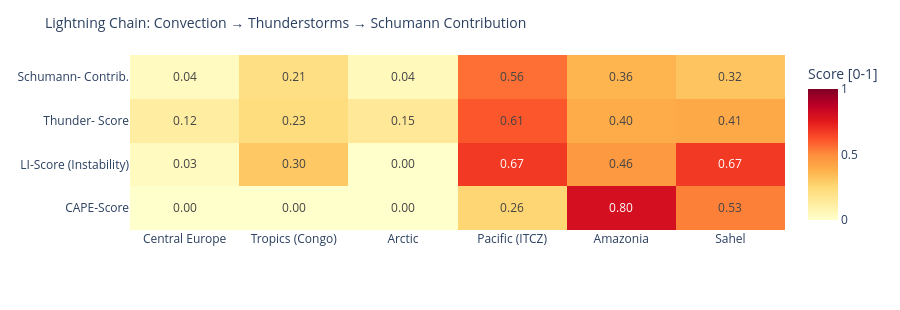

Here is the notebook cell this chart was saved with:
### Code cell
# ============================================================
# LIGHTNING CHAIN: Convection → Thunderstorms → Schumann
# Shows the causal chain per measurement point as heatmap
# ============================================================

def cape_score(v):
    """CAPE → normalized score [0,1]"""
    if v is None or pd.isna(v): return 0.0
    return min(1.0, float(v) / 3000)

def li_score(v):
    """Lifted Index: negative = unstable → score [0,1]"""
    if v is None or pd.isna(v): return 0.3
    return min(1.0, max(0.0, (-float(v) + 6) / 12))

def cloud_score(v):
    if v is None or pd.isna(v): return 0.3
    return float(v) / 100

def thunder_score(row):
    """Kombinierter Gewitterwahrscheinlichkeits-Score
    CAPE + LI + Bedeckung + WMO-Gewitter + konvektiver Niederschlag (showers)
    Hinweis: X-Ray und Kp sind kein Bestandteil – nur geomagn./solarer Kontext.
    """
    cs = cape_score(row.get('cape'))
    ls = li_score(row.get('li'))
    cl = cloud_score(row.get('cloud'))
    t  = 1.0 if row.get('thunderstorm') else 0.0
    # Convective precipitation (showers) as additional indicator
    sh = min(1.0, (row.get('showers') or 0) / 5.0)
    return round(cs * 0.30 + ls * 0.25 + cl * 0.15 + t * 0.20 + sh * 0.10, 3)

def schumann_contribution(t_score, lat):
    """Schumann contribution: higher in tropics (±30°), scaled by thunderstorm score"""
    lat_weight = max(0.3, 1.0 - abs(lat) / 60)
    return round(t_score * lat_weight, 3)

df_atm['cape_score']   = df_atm.apply(lambda r: cape_score(r['cape']), axis=1)
df_atm['li_score']     = df_atm.apply(lambda r: li_score(r['li']),    axis=1)
df_atm['thunder_score']= df_atm.apply(lambda r: thunder_score(r.to_dict()), axis=1)
df_atm['schumann_contribution'] = df_atm.apply(
    lambda r: schumann_contribution(r['thunder_score'], r['lat']), axis=1)

metrics = ['cape_score', 'li_score', 'thunder_score', 'schumann_contribution']
labels  = ['CAPE-Score', 'LI-Score\n(Instability)', 'Thunder-\nScore', 'Schumann-\nContrib.']
z_data  = [df_atm[m].tolist() for m in metrics]

fig = go.Figure(go.Heatmap(
    z=z_data,
    x=df_atm['point'].tolist(),
    y=labels,
    colorscale='YlOrRd',
    zmin=0, zmax=1,
    text=[[f'{v:.2f}' for v in row] for row in z_data],
    texttemplate='%{text}', textfont=dict(size=12),
    colorbar=dict(title='Score [0-1]')
))
fig.update_layout(
    title=dict(text='Lightning Chain: Convection → Thunderstorms → Schumann Contribution', font=dict(size=14)),
    height=310,
    plot_bgcolor='rgba(0,0,0,0)', paper_bgcolor='rgba(0,0,0,0)',
    margin=dict(l=130, r=80, t=55, b=80)
)
fig.show()

### Figure 1 — Plotly figure (JSON) as saved in the notebook; plotly's stock layout.template omitted (floating-point values rounded to 4 significant figures)
{"data": [{"colorbar": {"title": {"text": "Score [0-1]"}}, "colorscale": [[0.0, "rgb(255,255,204)"], [0.125, "rgb(255,237,160)"], [0.25, "rgb(254,217,118)"], [0.375, "rgb(254,178,76)"], [0.5, "rgb(253,141,60)"], [0.625, "rgb(252,78,42)"], [0.75, "rgb(227,26,28)"], [0.875, "rgb(189,0,38)"], [1.0, "rgb(128,0,38)"]], "text": [["0.00", "0.00", "0.00", "0.26", "0.80", "0.53"], ["0.03", "0.30", "0.00", "0.67", "0.46", "0.67"], ["0.12", "0.23", "0.15", "0.61", "0.40", "0.41"], ["0.04", "0.21", "0.04", "0.56", "0.36", "0.32"]], "textfont": {"size": 12}, "texttemplate": "%{text}", "type": "heatmap", "x": ["Central Europe", "Tropics (Congo)", "Arctic", "Pacific (ITCZ)", "Amazonia", "Sahel"], "y": ["CAPE-Score", "LI-Score\n(Instability)", "Thunder-\nScore", "Schumann-\nContrib."], "z": [[0.0, 0.0, 0.0, 0.2567, 0.8033, 0.5267], [0.03333, 0.3, 0.0, 0.675, 0.4583, 0.675], [0.118, 0.225, 0.15, 0.61, 0.398, 0.405], [0.035, 0.21, 0.045, 0.559, 0.365, 0.317]], "zmax": 1, "zmin": 0}], "layout": {"height": 310, "margin": {"b": 80, "l": 130, "r": 80, "t": 55}, "paper_bgcolor": "rgba(0,0,0,0)", "plot_bgcolor": "rgba(0,0,0,0)", "title": {"font": {"size": 14}, "text": "Lightning Chain: Convection → Thunderstorms → Schumann Contribution"}}}
